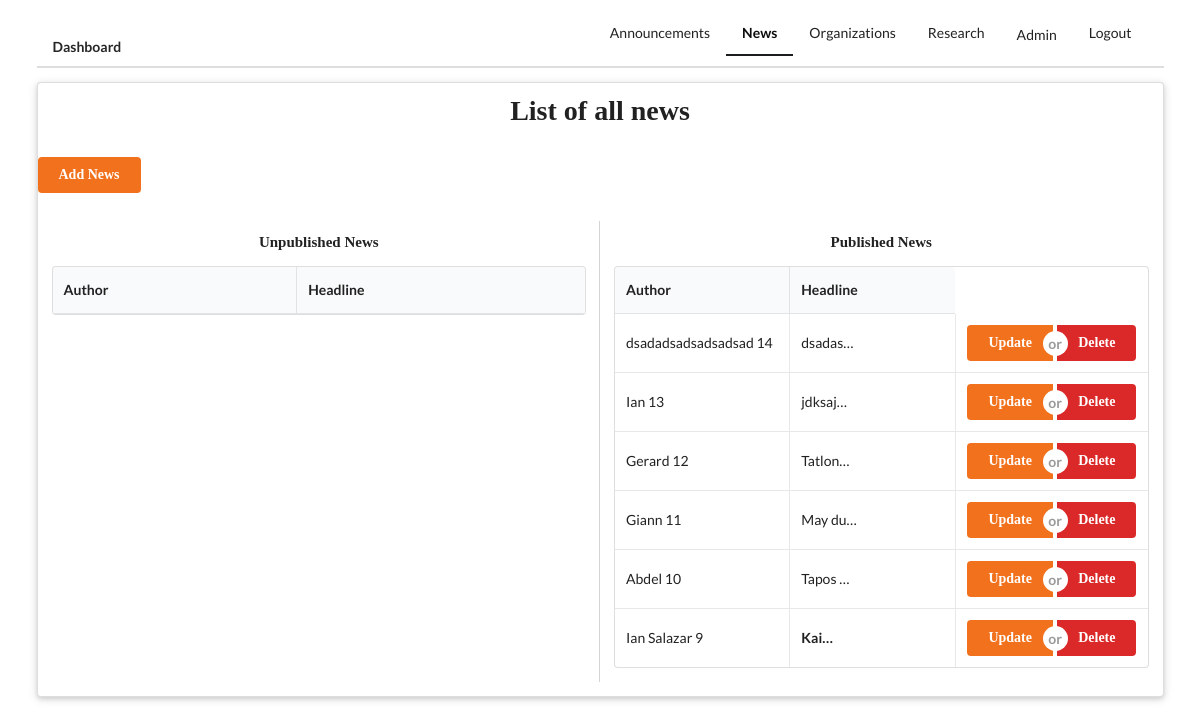
The page /staff/news/ (signed in) on the database as committed earlier.
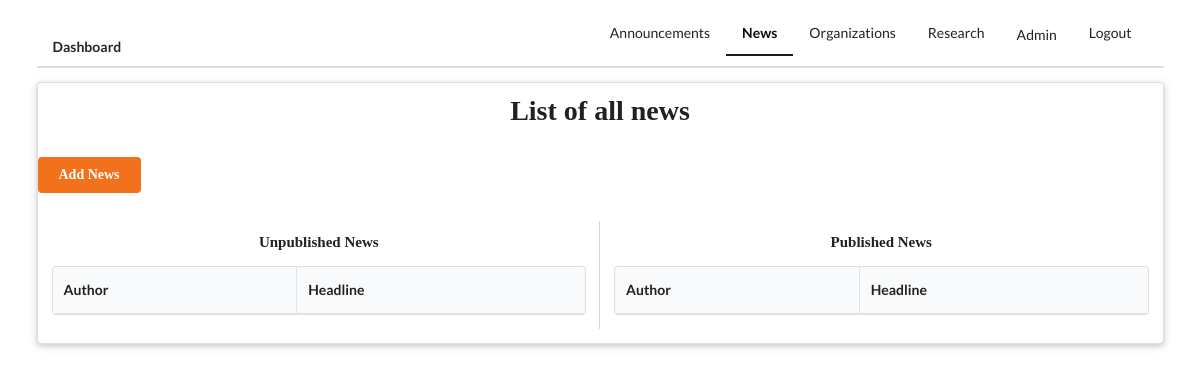
The same page on the database as committed later.
### staff/models.py (models this page shows, shortened)
class News(models.Model):
    author = models.CharField(max_length=100, blank=True)
    author_additional_info = models.CharField(max_length=100, blank=True)
    lead_text = models.TextField()
    headline = models.CharField(max_length=200)
    headline_image = models.ImageField(upload_to="news_pictures/%Y/%m/%d", blank=True, null=True, validators=[FileExtensionValidator(['png', 'jpeg', 'jpg', 'JPG'])])
    headline = models.TextField()
    headline_image = models.ImageField(upload_to="news_pictures/%Y/%m/%d", blank=True, null=True)
    cover_photo = models.ImageField(upload_to="news_pictures/%Y/%m/%d/cover", blank=True, null=True)
    body_text = models.TextField()
    other_image = models.ImageField(upload_to="news_pictures/%Y/%m/%d", blank=True, null=True)
    other_image_label = models.CharField(max_length=250, blank=True, null=True)
    created_date = models.DateTimeField(default=timezone.now)
    published_date = models.DateTimeField(blank=True, null=True)

### staff/views.py (the view)
# urls.py: path('news/', views.NewsListView.as_view(), name="news"),
class NewsListView(LoginRequiredMixin, ListView):
    redirect_field_name = 'staff/index.html'
    model = News
    context_object_name = "news"
    def get_queryset(self):
        return News.objects.order_by('-created_date')

### templates/staff/news_list.html (shortened to what this page needs)
{% extends 'staff/base_staff.html' %}
{% block news %}
  active
{% endblock %}
{% block main_content %}
  <div class="ui raised segment">
    <div class="ui grid">
      <div class="row">
        <div class="center aligned column">
          <h1 class="ui header">List of all news</h1>
        </div>
      </div>
      <div class="row">
        <a href="{% url 'staff:create_news' %}" class="ui orange button">Add News</a>
      </div>
      <div class="ui row stackable center aligned two column internally celled grid">
        <div class="ui eight wide computer sixteen wide tablet column">
          <div class="row">
            <div class="column">
              <h4 class="ui header">Unpublished News</h4>
            </div>
          </div>
          <table class="ui three column celled table">
            <thead>
              <tr>
                <th>Author</th>
                <th>Headline</th>
              </tr>
            </thead>
          </table>
        </div>
        <div class="ui eight wide computer sixteen wide tablet column">
          <div class="row">
            <div class="column">
              <h4 class="ui header">Published News</h4>
            </div>
          </div>
          <table class="ui three column celled table">
            <thead>
              <tr>
                <th>Author</th>
                <th>Headline</th>
              </tr>
            </thead>
            <tbody>
              {% for news in news %}
              <tr>
                {% if news.published_date %}
                <td>
                  {% if news.author %} {{ news.author }} {% else %} None {% endif %}
                  {{ news.pk }}
                </td>
                <td>
                  {{ news.headline|safe|truncatechars:10 }}
                </td>
                <td>
                  <div class="ui buttons">
                      <a href="{% url 'staff:update_news' pk=news.pk %}" class="ui orange button">Update</a>
                      <div class="or"></div>
                      <a href="{% url 'staff:delete_news' pk=news.pk %}" class="ui red button">Delete</a>
                  </div>
                </td>
                {% endif %}
              </tr>
              {% endfor %}
            </tbody>
          </table>
        </div>
      </div>
    </div>
  </div>
{% endblock %}

Rows that differ between the two databases and show on the page:
removed News: author "dsadadsadsadsadsad", pk "14", headline "dsadas…"
removed News: author "Ian", pk "13", headline "jdksaj…"
removed News: author "Gerard", pk "12", headline "Tatlon…"
removed News: author "Giann", pk "11", headline "May du…"
removed News: author "Abdel", pk "10", headline "Tapos …"
removed News: author "Ian Salazar", pk "9", headline "Kai…"
